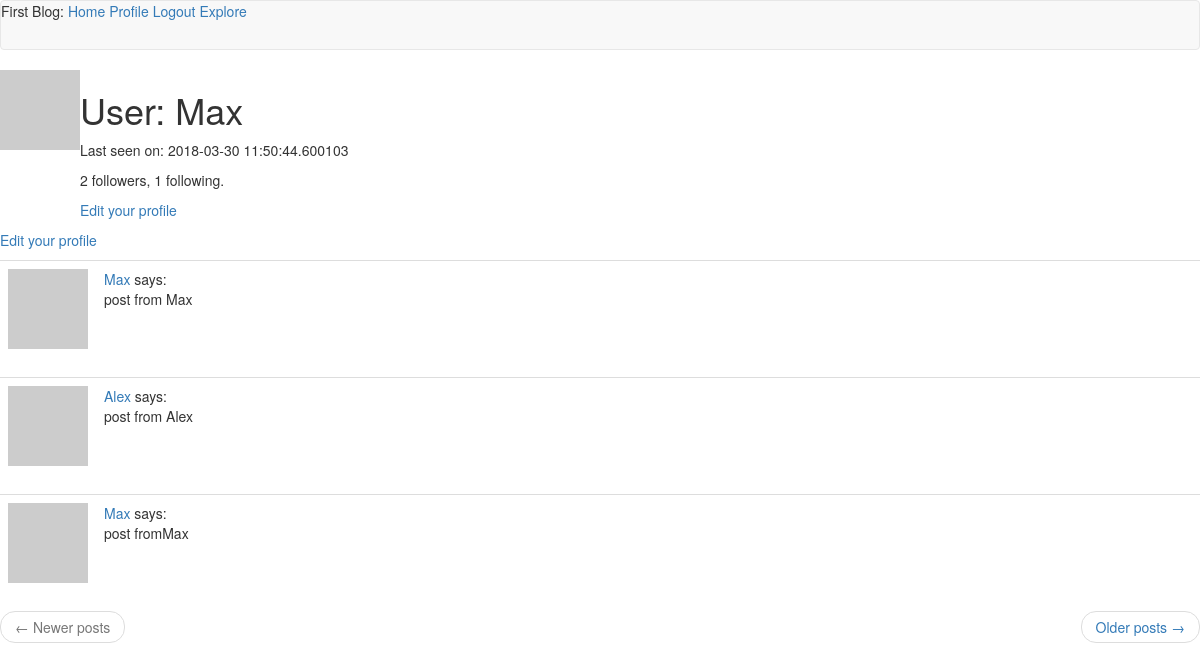
Before: /user/Max (signed in) with the older database file.
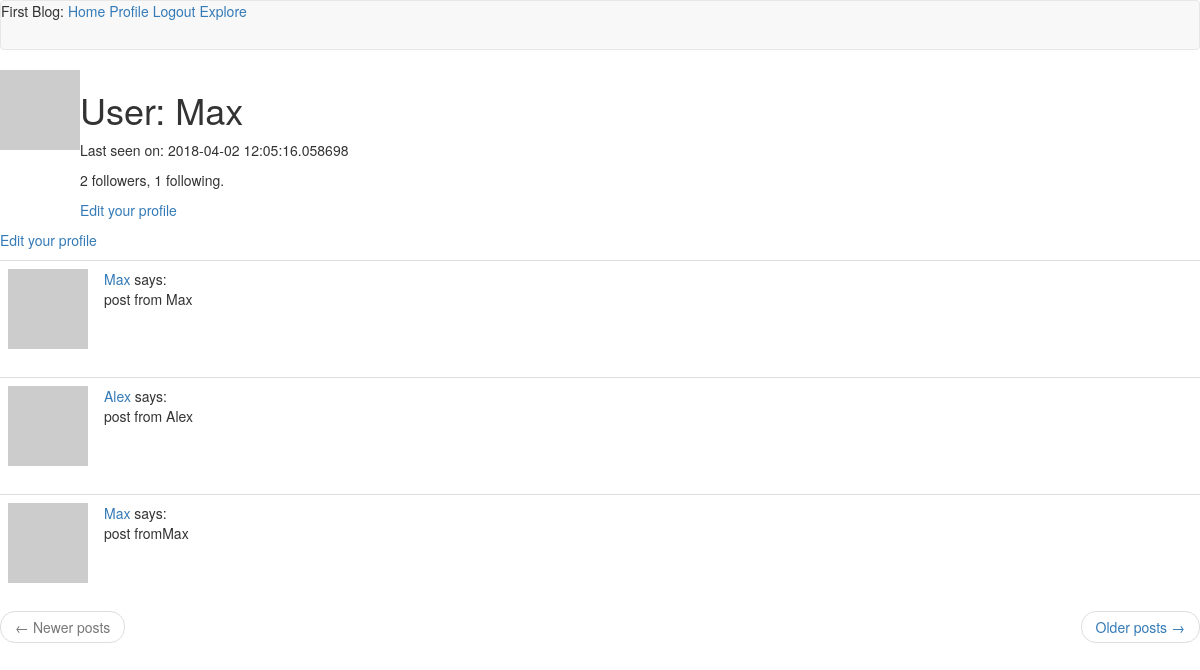
After: the same page with the newer database file.
### ap/models.py (models this page shows, shortened)
class User(UserMixin, db.Model):
    id = db.Column(db.Integer, primary_key = True)
    username = db.Column(db.String(64), index = True, unique = False)
    email = db.Column(db.String(120), index = True, unique = True)
    password_hash = db.Column(db.String(128))
    posts = db.relationship('Post', backref = 'author', lazy = 'dynamic')
    about_me = db.Column(db.String(140))
    last_seen = db.Column(db.DateTime, default=datetime.utcnow)
    followed = db.relationship(
       'User', secondary=followers,
        primaryjoin=(followers.c.follower_id == id),
        secondaryjoin=(followers.c.followed_id == id),
        backref=db.backref('followers', lazy='dynamic'), lazy='dynamic')
    def avatar(self, size):
        digest = md5(self.email.lower().encode('utf-8')).hexdigest()
        return 'https://www.gravatar.com/avatar/{}?d=identicon&s={}'.format(digest, size)
    def followed_posts(self):
        followed = Post.query.join(
            followers, (followers.c.followed_id == Post.user_id)).filter(
            followers.c.follower_id == self.id)
        own = Post.query.filter_by(user_id=self.id)
        return followed.union(own).order_by(Post.timestamp.desc())

class Post(db.Model):
    id = db.Column(db.Integer, primary_key = True)
    body = db.Column(db.String(140))
    timestamp = db.Column(db.DateTime, index = True, default = datetime.utcnow)
    user_id = db.Column(db.Integer, db.ForeignKey('user.id'))

### ap/routes.py (the view)
@app.route('/user/<username>')
@login_required
def user(username):
    user = User.query.filter_by(username=username).first_or_404()
    page = request.args.get('page', 1, type=int)
    posts = current_user.followed_posts().paginate(page, app.config['POSTS_PER_PAGE'], False)
    next_url = url_for('index', page=posts.next_num) \
        if posts.has_next else None
    prev_url = url_for('index', page=posts.prev_num) \
        if posts.has_prev else None
    return render_template('user.html', user = user, posts = posts.items, next_url=next_url, prev_url=prev_url)

### ap/models.py (called while the page is built)
@login.user_loader
def load_user(id):
    return User.query.get(int(id))

### ap/routes.py (called while the page is built)
@app.before_request
def before_request():
    if current_user.is_authenticated:
        current_user.last_seen = datetime.utcnow()
        db.session.commit()

### ap/templates/user.html (shortened to what this page needs)
{% extends "base.html" %}
{% block content %}
    <table>
        <tr valign = "top">
            <td><img src="{{ user.avatar(128) }}"></td>
            <td>
                <h1>User: {{ user.username }}</h1>
                {% if user.last_seen %}<p>Last seen on: {{ user.last_seen }}</p>{% endif %}
                <p>{{ user.followers.count() }} followers, {{ user.followed.count() }} following.</p>
                {% if user == current_user %}
                <p><a href="{{ url_for('edit_profile') }}">Edit your profile</a></p>
                {% elif not current_user.is_following(user) %}
                <p><a href="{{ url_for('follow', username=user.username) }}">Follow</a></p>
                {% else %}
                <p><a href="{{ url_for('unfollow', username=user.username) }}">Unfollow</a></p>
                {% endif %}
            </td>
        </tr>
    </table>
    {% if user == current_user %}
    <p>
        <a href="{{ url_for('edit_profile') }}">Edit your profile</a>
    </p>
    {% endif %}
    {% for post in posts %}
        {% include '_post.html'%}
    {% endfor %}
    <nav aria-label="...">
       <ul class="pager">
            <li class="previous{% if not prev_url %} disabled{% endif %}">
                <a href="{{ prev_url or '#' }}">
                    <span aria-hidden="true">&larr;</span> Newer posts
                </a>
            </li>
            <li class="next{% if not next_url %} disabled{% endif %}">
                <a href="{{ next_url or '#' }}">
                    Older posts <span aria-hidden="true">&rarr;</span>
                </a>
            </li>
        </ul>
    </nav>
{% endblock %}

### ap/templates/base.html (shortened to what this page needs)
{% extends 'bootstrap/base.html' %}
{% block navbar %}
    <nav class="navbar navbar-default">
         <div>
            First Blog:
            <a href="{{ url_for('index') }}">Home</a>
            {% if current_user.is_anonymous %}
            <a href = "{{ url_for('login') }}">Login</a>
            {% else %}
            <a href="{{ url_for('user', username=current_user.username) }}">Profile</a>
            <a href="{{ url_for('logout') }}">Logout</a>
            <a href="{{ url_for('explore') }}">Explore</a>
            {% endif %}
         </div>
    </nav>
{% endblock %}

### ap/templates/_post.html
<table class="table table-hover">
    <tr>
        <td width="70px">
            <a href="{{ url_for('user', username=post.author.username) }}">
                <img src="{{ post.author.avatar(70) }}" />
            </a>
        </td>
        <td>
            <a href="{{ url_for('user', username=post.author.username) }}">
                {{ post.author.username }}
            </a>
            says:
            <br>
            {{ post.body }}
        </td>
    </tr>
</table>

Changed rows visible on the page:
changed User "Max": last_seen "2018-03-30 11:50:44.600103" → "2018-04-02 12:05:16.058698"
